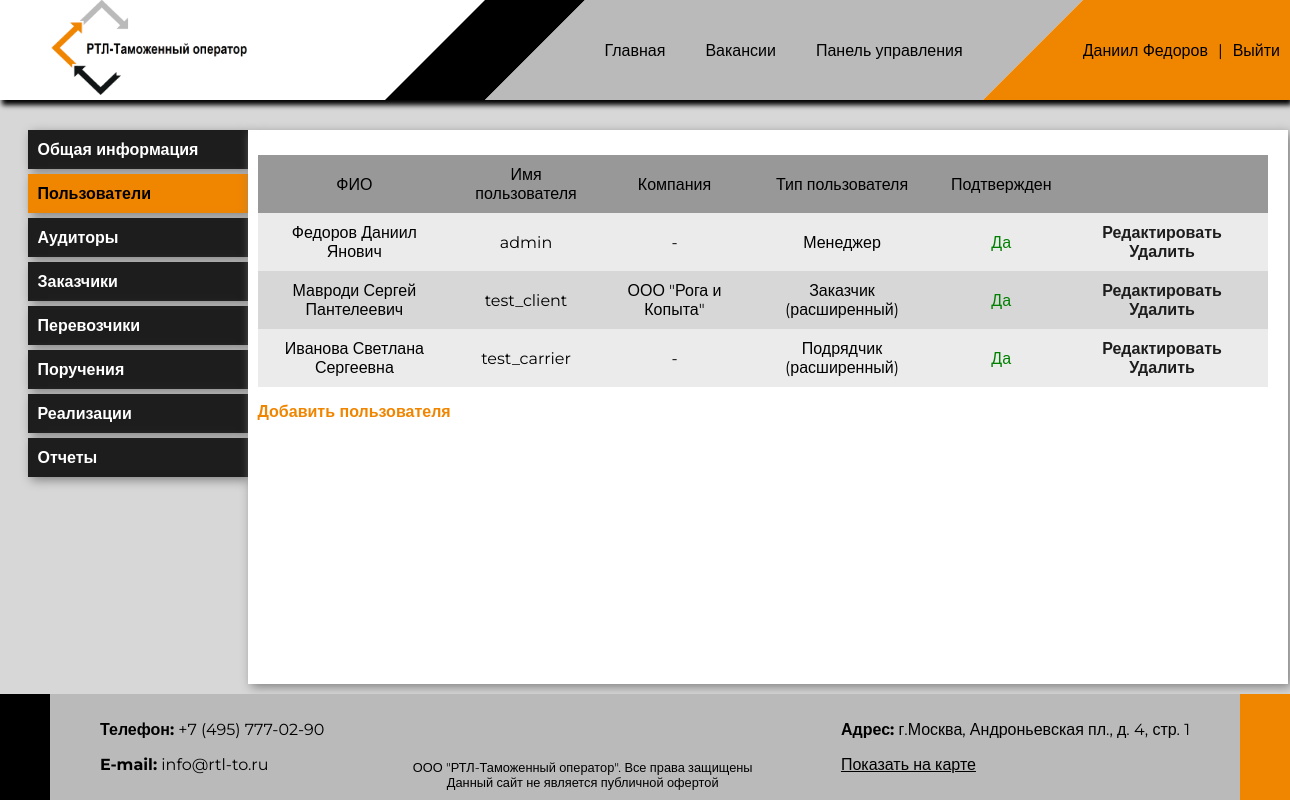
The page /management/users/ (signed in) on the database its author committed.
### app_auth/models.py (models this page shows, shortened)
class User(AbstractUser):
    TYPES = [
        ('manager', 'Менеджер'),
        ('client_simple', 'Заказчик (обычный)'),
        ('client_advanced', 'Заказчик (расширенный)'),
        ('auditor_simple', 'Аудитор (обычный)'),
        ('auditor_advanced', 'Аудитор (расширенный)'),
        ('contractor_simple', 'Подрядчик (обычный)'),
        ('contractor_advanced', 'Подрядчик (расширенный)'),
    ]
    id = models.UUIDField(primary_key=True, default=uuid.uuid4, editable=False)
    last_name = models.CharField(max_length=255, blank=False, null=False, verbose_name=_('фамилия'))
    first_name = models.CharField(max_length=255, blank=False, null=False, verbose_name=_('имя'))
    second_name = models.CharField(max_length=255, blank=True, null=True, verbose_name=_('отчество'))
    email = models.EmailField(blank=False, null=False, verbose_name=_('email'), unique=True)
    client = models.ForeignKey(Client, on_delete=models.CASCADE, verbose_name=_('заказчик'), related_name='users',
                               null=True, blank=True)
    auditor = models.ForeignKey(Auditor, on_delete=models.CASCADE, verbose_name=_('контроллирующий орган'),
                                related_name='agents', null=True, blank=True)
    contractor = models.ForeignKey(Contractor, on_delete=models.CASCADE, verbose_name=_('подрядчик'), related_name='users',
                                null=True, blank=True)
    user_type = models.CharField(max_length=25, choices=TYPES, verbose_name=_('тип пользователя'),
                                 default='manager')
    def __str__(self):
        if not self.second_name:
            return f'{self.last_name} {self.first_name}'
        else:
            return f'{self.last_name} {self.first_name} {self.second_name}'
    class Meta:
        verbose_name = _('user')
        verbose_name_plural = _('users')
        permissions = [
            ('view_all_users', 'Can view all users')
        ]

class Organisation(models.Model):
    id = models.UUIDField(primary_key=True, default=uuid.uuid4, editable=False)
    inn = models.CharField(db_index=True, verbose_name=_('ИНН'), validators=[inn_validator], blank=True, null=True, max_length=12)
    kpp = models.CharField(db_index=True, verbose_name=_('КПП'), blank=True, null=True, max_length=12)
    ogrn = models.CharField(db_index=True, verbose_name=_('ОГРН'), blank=True, null=True, max_length=15)
    short_name = models.CharField(max_length=255, verbose_name=_('Краткое наименование'))
    full_name = models.CharField(max_length=255, verbose_name=_('Полное наименование'))
    legal_address = models.CharField(max_length=255, verbose_name=_('Юр. адрес'))
    fact_address = models.CharField(max_length=255, verbose_name=_('Факт. адрес'))
    def __str__(self):
        return self.short_name
    class Meta:
        abstract = True
        verbose_name = 'организация'
        verbose_name_plural = 'организации'

class Client(Organisation):
    num_prefix = models.CharField(max_length=5, verbose_name=_('Префикс номера поручения'), blank=True, null=True)
    class Meta:
        verbose_name = 'клиент'
        verbose_name_plural = 'клиенты'
        permissions = [
            ('view_all_clients', 'Can view all clients')
        ]

### management/views.py (the view)
# urls.py: path('users/', UserListView.as_view(), name='users_list_aud'),
class UserListView(PermissionRequiredMixin, ListView):
    permission_required = 'app_auth.view_all_users'
    login_url = 'login'
    model = User
    template_name = 'management/user_list.html'

### rtl_to/templatetags/menu_tags.py (called while the page is built)
@register.simple_tag(takes_context=True)
def url_active(context, viewname, **kwargs):
    request = context['request']
    current_path = request.path
    compare_path = reverse(viewname, kwargs=kwargs)
    if compare_path == current_path:
        return ' active'
    return ''

### management/templates/management/user_list.html
{% extends 'management/main_menu.html' %}
{% block 'inner_content' %}
{% load menu_tags %}
<table class="list_view_table no_modal">
    <thead>
        <tr>
            <td>ФИО</td>
            <td>Имя пользователя</td>
            <td>Компания</td>
            <td>Тип пользователя</td>
            <td>Подтвержден</td>
            <td></td>
        </tr>
    </thead>
    <tbody>
        {% for user in object_list %}
        <tr href="{% url 'user_detail' pk=user.id %}?next={{ request.path }}">
            <td>{{ user }}</td>
            <td>{% if user.is_active %}{{ user.username }}{% else %}-{% endif %}</td>
            <td>{% if user.client %}{{ user.client }}{% else %}-{% endif %}</td>
            <td>{{ user.get_user_type_display }}</td>
            <td>{% if user.is_active %}<span style="color:green">Да</span>{% else %}<span style="color:red">Нет</span><br>(<a class="table_link" style="margin:0" href="{% url 'resend_registration_mail' pk=user.id %}?next={{ request.path }}">Повторить письмо о регистрации</a>){% endif %}</td>
            <td>
                <a class="table_link" href="{% url 'user_edit' pk=user.id %}?next={{ request.path }}">Редактировать</a>
                <a class="table_link" href="{% url 'user_delete' pk=user.id %}?next={{ request.path }}">Удалить</a>
            </td>
        </tr>
        {% endfor %}
    </tbody>
</table>
<a href="{% url 'user_add' %}?next={{ request.path }}">Добавить пользователя</a>
{% endblock %}

### management/templates/management/main_menu.html
{% extends 'static_pages/base.html' %}
{% block 'content' %}
{% load menu_tags %}
<div id="ca_menu">
    <a class="menu_item{% url_active 'dashboard' %}" href="{% url 'dashboard' %}">Общая информация</a>
    <a class="menu_item{% url_active 'users_list' %}" href="{% url 'users_list' %}">Пользователи</a>
    <a class="menu_item{% url_active 'auditors_list' %}" href="{% url 'auditors_list' %}">Аудиторы</a>
    <a class="menu_item{% url_active 'clients_list' %}" href="{% url 'clients_list' %}">Заказчики</a>
    <a class="menu_item{% url_active 'contractors_list' %}" href="{% url 'contractors_list' %}">Перевозчики</a>
    <a class="menu_item{% url_active 'orders_list' %}" href="{% url 'orders_list' %}">Поручения</a>
    <a class="menu_item{% url_active 'bill_output' %}" href="{% url 'bill_output' %}">Реализации</a>
    <a class="menu_item{% url_active 'reports' %}" href="{% url 'reports' %}">Отчеты</a>
</div>
<div class="inner_content">
{% block 'inner_content' %}
{% endblock %}
</div>
{% endblock %}

### static_pages/templates/static_pages/base.html (shortened to what this page needs)
<!DOCTYPE html>
<html lang="en">
<head>
    {% load static %}
    <link rel="stylesheet" type="text/css" href="{% static 'css/base.css' %}?v=30">
    <link rel="stylesheet" type="text/css" href="{% static 'css/statics.css' %}?v=30">
    <link href="{% static 'css/handsontable.full.min.css' %}" rel="stylesheet">
</head>
<body>
    <div id="header" style="display: flex">
        <div id="logo">
            <a href="/">
                <img src="{% static 'img/logo.png' %}">
            </a>
        </div>
        <div id="menu_wrapper">
            <div id="menu">
                <div><a href="{% url 'home' %}">Главная</a></div>
                <div><a href="{% url 'vacancies_list' %}">Вакансии</a></div>
                {% if request.user.is_staff %}
                <div><a href="{% url 'dashboard' %}">Панель управления</a></div>
                {% endif %}
            </div>
            <div id="login_block">
                {% if request.user.is_authenticated %}
                <a href="{% url 'profile' %}"><div>{{ request.user.first_name }} {{ request.user.last_name }}</div></a>
                <span class="login_label">|</span>
                <a href="{% url 'logout' %}"><div>Выйти</div></a>
                {% else %}
                <a href="{% url 'login' %}"><div>Войти</div></a>
                {% endif %}
            </div>
        </div>
    </div>
    <div id="all_content">
        {% block 'content' %}
        {% endblock %}
    </div>
    <div id="footer">
        <div>
            <p><b>Телефон:</b> +7 (495) 777-02-90</p>
            <p><b>E-mail:</b> info@rtl-to.ru</p>
        </div>
        <div class="copyright">
            ООО "РТЛ-Таможенный оператор". Все права защищены<br />
            Данный сайт не является публичной офертой
        </div>
        <div>
            <p><b>Адрес:</b> г.Москва, Андроньевская пл., д. 4, стр. 1</p>
            <a href="https://yandex.ru/maps/-/CCUabPrxGA" target="blank">Показать на карте</a>
        </div>
    </div>
</body>
</html>

### assets/css/base.css (style rules this page uses)
html { height: 100%; margin: 0 auto; max-width: 1920px; min-width: 1280px; font-family: Montserrat, sans-serif; }
body { margin: 0; height: 100%; width: 100%; }
body { display: flex; flex-direction: column; }
#header { width: 100%; height: 100px; display: flex; justify-content: space-between; box-shadow: 2px 5px 5px black; align-items: center; z-index: 100 }
#menu_wrapper a { text-decoration: none; color: black; padding: 5px 0; margin-bottom: -2px; border-bottom: 2px solid transparent; }
#logo { margin-left: 50px }
#logo img { height: 100px; }
#menu_wrapper { height: 100%; display: flex; align-items: center; flex-flow: row nowrap; }
#menu { height: 100%; position:relative; background: #b9bab9; display: flex; justify-content: space-around; align-items: center; margin-right: 100px; }
#menu::before { content: ''; position:absolute; left: -100px; width:0; height:0; border-bottom: 100px solid #b9bab9; border-left: 100px solid transparent; }
#menu::after { content: ''; position:absolute; right: -100px; width:0; height:0; border-top: 100px solid #b9bab9; border-right: 100px solid transparent; }
#menu div { margin: 20px; }
#login_block { height: 100%; min-width: 100px; padding-right: 10px; background: #f08500; position: relative; display: flex; align-items: center; justify-content: center; }
#login_block::before { content: ''; position:absolute; left: -100px; width:0; height:0; border-bottom: 100px solid #f08500; border-left: 100px solid transparent; }
.login_label { margin: 0 10px; font-weight: block; }
#all_content { flex: 1 0 auto; padding-top: 30px; background-color: #d7d7d7; display: flex; justify-content: center; align-items: center; }
#all_content a { text-decoration: none; font-weight: bold; margin-right: 10px; color: #f08500; }
#ca_menu { align-self: flex-start; }
button[type=submit], #ca_menu a.menu_item { display: block; color: white; width: 200px; padding: 10px; margin-bottom: 5px; margin-left: 25px; margin-right: 0; background-color: #1d1d1d; border: none; box-shadow: 3px 3px 10px gray; transition: 150ms linear; cursor: pointer; }
#ca_menu a.menu_item.active, #ca_menu a.menu_item:hover, button[type=submit]:hover { background-color:#f08500 !important; color: black; }
.inner_content { align-self: flex-start; width: calc(100% - 270px); min-height: calc(100% - 30px); padding: 10px; background-color: white; box-shadow: 3px 3px 10px gray; overflow-x: auto; }
a { cursor: pointer; }
a { cursor: pointer }
table.list_view_table { max-width: calc(100% - 10px); border-spacing: 0; margin-top: 15px; margin-bottom: 15px; }
table.list_view_table thead { background: #989898; }
table.list_view_table tr>td { padding: 5px; }
table.list_view_table tbody tr:nth-child(2n+1) { background-color: #ebebeb; }
table.list_view_table tbody tr:nth-child(2n) { background-color: #d7d7d7; }
a.table_link { color: #1d1d1d !important; }
.horizontal_tables_list td, .horizontal_tables_list td, { padding: 0 !important; padding-bottom: 10px !important; }
table.list_view_table tr>td, table.expandable_list_view_table tr>td { padding: 10px 15px; text-align: center !important; }
#footer { flex-shrink: 0; background: #b9bab9; border-left: 50px solid black; border-right: 50px solid #f08500; padding: 10px 50px 10px 50px; display: flex; justify-content: space-between; }
#footer a { color: black; }
.copyright { align-self: flex-end; font-size: 0.8em; text-align: center; }
#all_content a.active { color: #1d1d1d }

### rows shown on the page
User: user.first_name "Даниил", user.last_name "Федоров", second_name+last_name+first_name "Федоров Даниил Янович", username "admin", user_type "Менеджер", is_active "Да"
User: second_name+last_name+first_name "Мавроди Сергей Пантелеевич", username "test_client", client "ООО \"Рога и Копыта\"", user_type "Заказчик (расширенный)", is_active "Да"
User: second_name+last_name+first_name "Иванова Светлана Сергеевна", username "test_carrier", user_type "Подрядчик (расширенный)", is_active "Да"
